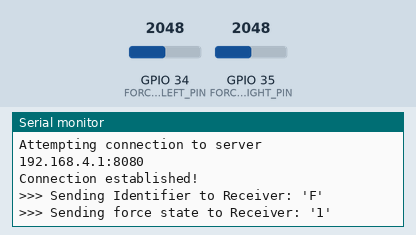
This sketch was run on a simulated ESP32. Parts: the last lines printed to the serial monitor. Inputs (shaded band) come from the test bench; at power-on: GPIO 34 (FORCE_SENSOR_LEFT_PIN) = 2048, GPIO 35 (FORCE_SENSOR_RIGHT_PIN) = 2048. WiFi joins after 1.5 s; servers stay silent unless stated.

Above: at 2.6 s.
2.7 s: GPIO 34 (FORCE_SENSOR_LEFT_PIN) set to 1460
At 3.7 s:
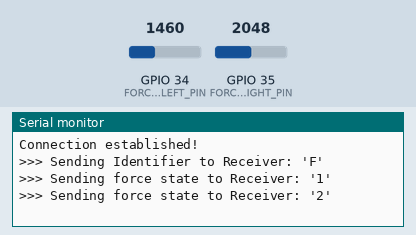
4.2 s: GPIO 34 (FORCE_SENSOR_LEFT_PIN) set to 1540
At 4.44 s:
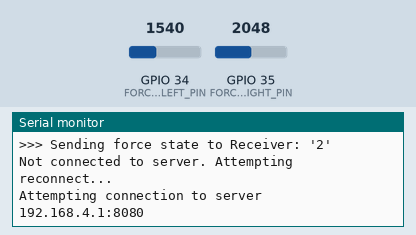

Measured:
- after the input at 2.7 s, the serial monitor: prints a new line at once (image 1)
- after the input at 4.2 s, the serial monitor: prints a new line after 0.06 s (image 2)

The sketch:

esp-force.ino
```cpp
// #include <WiFi.h>
// #include <WiFiClient.h>

// // --- Sensor Pins ---
// const int FORCE_SENSOR_LEFT_PIN = 34;  // GPIO 34 (Analog input) - Check your board!
// const int FORCE_SENSOR_RIGHT_PIN =35; // GPIO 35 (Analog input) - Check your board!

// // --- Sensor Threshold ---
// // Adjust this value based on your sensor readings when pressed vs not pressed
// const int FORCE_THRESHOLD = 1500; // Example threshold (out of 4095 for ESP32 ADC)

// // --- WiFi Settings ---
// const char *ssid = "ESP32_AP_Server"; // Receiver's SSID
// const char *password = "123456789"; // Receiver's password
// const char *serverIP = "192.168.4.1"; // Receiver's IP address
// const uint ServerPort = 8080;       // Receiver's port

// // --- Client & State ---
// WiFiClient client;
// bool serverConnected = false;
// const char myIdentifier = 'F'; // Identifier for this Force-ESP
// unsigned long lastSendTime = 0;
// const unsigned long SEND_INTERVAL = 200; // How often to check sensors and potentially send (ms)
// char lastSentState = '0'; // Keep track of last sent state to avoid flooding

// //===============================================================
// // SETUP
// //===============================================================
// void setup() {
//   Serial.begin(115200);
//   Serial.println("\n--- Force Sensor ESP (ID: 'F') ---");

//   // Initialize sensor pins (optional for analog, but good practice)
//   pinMode(FORCE_SENSOR_LEFT_PIN, INPUT);
//   pinMode(FORCE_SENSOR_RIGHT_PIN, INPUT);

//   Serial.println("Attempting WiFi Connection...");
//   WiFi.begin(ssid, password);
// }

// //===============================================================
// // Function to Connect/Reconnect & Send Identifier
// //===============================================================
// bool connectToServer() {
//     if (client.connected() && serverConnected) return true;
//     Serial.print("Attempting connection to server ");
//     Serial.print(serverIP); Serial.print(":"); Serial.println(ServerPort);
//     client.stop(); delay(50);
//     if (client.connect(serverIP, ServerPort)) {
//         Serial.println("Connection established!");
//         Serial.print("Sending identifier: '"); Serial.print(myIdentifier); Serial.println("'");
//         client.print(myIdentifier); // <<< SEND IDENTIFIER
//         client.flush();
//         delay(50);
//         serverConnected = true;
//         return true;
//     } else {
//         Serial.println("Connection failed!");
//         serverConnected = false;
//         return false;
//     }
// }

// //===============================================================
// // Send Force State Function
// //===============================================================
// void sendForceState(char state) {
//   if (!serverConnected || !client.connected()) {
//       Serial.println("Not connected to server. Attempting reconnect...");
//       if (!connectToServer()) { // connectToServer now also sends ID
//           Serial.println("Reconnect failed. Skipping send.");
//           return;
//       }
//       // If reconnected, ID was already sent by connectToServer
//   }
//   // If already connected, proceed to send force state
//   if (client.connected()) {
//       Serial.print("Sending force state: '"); Serial.print(state); Serial.println("'");
//       client.print(state); // Send the force state character ('1' or '2')
//       if (!client.connected()) {
//            Serial.println("WARNING: Client disconnected immediately after sending data.");
//            serverConnected = false;
//       }
//   } else {
//        Serial.println("ERROR: Connection lost before sending data.");
//        serverConnected = false;
//   }
// }


// //===============================================================
// // MAIN LOOP
// //===============================================================
// void loop() {
//   unsigned long currentMillis = millis();

//   // --- WiFi Connection Management ---
//   if (WiFi.status() != WL_CONNECTED) {
//     static unsigned long lastWifiCheck = 0;
//     if (currentMillis - lastWifiCheck > 1000) {
//       Serial.print(".");
//       lastWifiCheck = currentMillis;
//     }
//     if (serverConnected) { // If WiFi drops, mark server disconnected
//       Serial.println("\nWiFi disconnected.");
//       serverConnected = false;
//       client.stop();
//     }
//     return; // Wait for WiFi
//   }

//   // --- Ensure Server Connection ---
//   // Try to connect ONCE after WiFi is up, or if connection drops later
//   if (!serverConnected) {
//       Serial.println("\nWiFi Connected!"); // Print only when reconnecting or first time
//       Serial.print("IP Address: "); Serial.println(WiFi.localIP());
//       connectToServer(); // Attempt connection (sends ID if successful)
//   }

//   // --- Read Sensors and Send Data Periodically ---
//   if (serverConnected && (currentMillis - lastSendTime >= SEND_INTERVAL)) {
//     lastSendTime = currentMillis;

//     // Read sensor values
//     int leftValue = analogRead(FORCE_SENSOR_LEFT_PIN);
//     int rightValue = analogRead(FORCE_SENSOR_RIGHT_PIN);

//     // Optional: Print sensor values for debugging threshold
//     // Serial.print("Sensor Values -> L: "); Serial.print(leftValue);
//     // Serial.print(" R: "); Serial.println(rightValue);

//     char currentState = '0'; // Default to '0' (no press)

//     // Determine state (Prioritize Left if both pressed?)
//     if (leftValue > FORCE_THRESHOLD) {
//       currentState = '1'; // Left pressed
//     } else if (rightValue > FORCE_THRESHOLD) {
//       currentState = '2'; // Right pressed
//     }
//     // else currentState remains '0'

//     // Send state ONLY if it has changed since last send
//     if (currentState != lastSentState) {
//         sendForceState(currentState);
//         lastSentState = currentState; // Update last sent state
//     }
//   }

//   // Small delay if not sending
//   if (currentMillis - lastSendTime < SEND_INTERVAL) {
//       delay(10);
//   }
// }

#include <WiFi.h>
#include <WiFiClient.h>

// --- Sensor Pins ---
const int FORCE_SENSOR_LEFT_PIN = 34;  // GPIO 34 (Analog input) - Check your board!
const int FORCE_SENSOR_RIGHT_PIN = 35; // GPIO 35 (Analog input) - Check your board!

// --- Sensor Threshold ---
// Adjust this value based on your sensor readings when pressed vs not pressed
const int FORCE_THRESHOLD = 1500; // Example threshold (out of 4095 for ESP32 ADC)

// --- WiFi Settings ---
const char *ssid = "ESP32_AP_Server"; // Receiver's SSID
const char *password = "123456789"; // Receiver's password
const char *serverIP = "192.168.4.1"; // Receiver's IP address
const uint ServerPort = 8080;       // Receiver's port

// --- Client & State ---
WiFiClient client;
bool serverConnected = false;
const char myIdentifier = 'F'; // Identifier for this Force-ESP
unsigned long lastCheckTime = 0; // Renamed from lastSendTime for clarity
const unsigned long CHECK_INTERVAL = 100; // How often to check sensors (ms) - can be faster
char lastSentState = '0'; // Keep track of last *sent* state ('0', '1', or '2')

//===============================================================
// SETUP
//===============================================================
void setup() {
  Serial.begin(115200);
  Serial.println("\n--- Force Sensor ESP (ID: 'F' - Sends Only on Press/Switch) ---");

  // Initialize sensor pins
  pinMode(FORCE_SENSOR_LEFT_PIN, INPUT);
  pinMode(FORCE_SENSOR_RIGHT_PIN, INPUT);

  Serial.println("Attempting WiFi Connection...");
  WiFi.begin(ssid, password);
}

//===============================================================
// Function to Connect/Reconnect & Send Identifier
//===============================================================
bool connectToServer() {
    if (client.connected() && serverConnected) return true;
    Serial.print("Attempting connection to server ");
    Serial.print(serverIP); Serial.print(":"); Serial.println(ServerPort);
    client.stop(); delay(50);
    if (client.connect(serverIP, ServerPort)) {
        Serial.println("Connection established!");
        Serial.print(">>> Sending Identifier to Receiver: '"); Serial.print(myIdentifier); Serial.println("'");
        client.print(myIdentifier); // <<< SEND IDENTIFIER
        client.flush();
        delay(50);
        serverConnected = true;
        return true;
    } else {
        Serial.println("Connection failed!");
        serverConnected = false;
        return false;
    }
}

//===============================================================
// Send Force State Function
//===============================================================
void sendForceState(char state) {
  if (!serverConnected || !client.connected()) {
      Serial.println("Not connected to server. Attempting reconnect...");
      if (!connectToServer()) {
          Serial.println("Reconnect failed. Skipping send.");
          return; // Exit if reconnect fails
      }
  }
  // If connected (or just reconnected)
  if (client.connected()) {
      Serial.print(">>> Sending force state to Receiver: '"); Serial.print(state); Serial.println("'");
      client.print(state); // Send the force state character ('1' or '2')
      if (!client.connected()) {
           Serial.println("WARNING: Client disconnected immediately after sending data.");
           serverConnected = false;
      }
  } else {
       Serial.println("ERROR: Connection lost before sending data.");
       serverConnected = false;
  }
}


//===============================================================
// MAIN LOOP
//===============================================================
void loop() {
  unsigned long currentMillis = millis();

  // --- WiFi Connection Management ---
  if (WiFi.status() != WL_CONNECTED) {
    static unsigned long lastWifiCheck = 0;
    if (currentMillis - lastWifiCheck > 1000) {
      Serial.print(".");
      lastWifiCheck = currentMillis;
    }
    if (serverConnected) { // If WiFi drops, mark server disconnected
      Serial.println("\nWiFi disconnected.");
      serverConnected = false;
      client.stop();
      lastSentState = '0'; // Reset state if disconnected
    }
    return; // Wait for WiFi
  }

  // --- Ensure Server Connection ---
  if (!serverConnected) {
      Serial.println("\nWiFi Connected!");
      Serial.print("IP Address: "); Serial.println(WiFi.localIP());
      connectToServer(); // Attempt connection (sends ID if successful)
  }

  // --- Read Sensors and Send Data Periodically ---
  if (serverConnected && (currentMillis - lastCheckTime >= CHECK_INTERVAL)) {
    lastCheckTime = currentMillis;

    // Read sensor values
    int leftValue = analogRead(FORCE_SENSOR_LEFT_PIN);
    int rightValue = analogRead(FORCE_SENSOR_RIGHT_PIN);

    // Determine current actual state based on sensors
    char currentState = '0';
    if (leftValue > FORCE_THRESHOLD) {
      currentState = '1'; // Left pressed
    } else if (rightValue > FORCE_THRESHOLD) {
      currentState = '2'; // Right pressed
    }
    // else: currentState remains '0'

    // --- Logic to Send Only on Press or Direct Switch ---
    // Check if the current state is a pressed state ('1' or '2')
    if (currentState == '1' || currentState == '2') {
        // Check if this pressed state is different from the last *sent* state
        if (currentState != lastSentState) {
            sendForceState(currentState); // Send '1' or '2'
            lastSentState = currentState; // Update the last *sent* state
        }
        // If currentState is the same as lastSentState (e.g., still holding '1'), do nothing.
    } else { // currentState is '0' (neither sensor is pressed)
        // If the last *sent* state was a pressed state, reset it to '0'
        // This signifies the release, but we don't send '0'.
        // This allows the *next* press (e.g., pressing '1' again) to be detected as a change.
        if (lastSentState != '0') {
            // Serial.println("Info: Sensor released, resetting lastSentState to '0'."); // Optional debug
            lastSentState = '0';
        }
        // If currentState is '0' and lastSentState was already '0', do nothing.
    }
    // --- End Logic ---
  }

  // Small delay to prevent busy-looping if not checking sensors
  if (currentMillis - lastCheckTime < CHECK_INTERVAL) {
      delay(10);
  }
}
```
